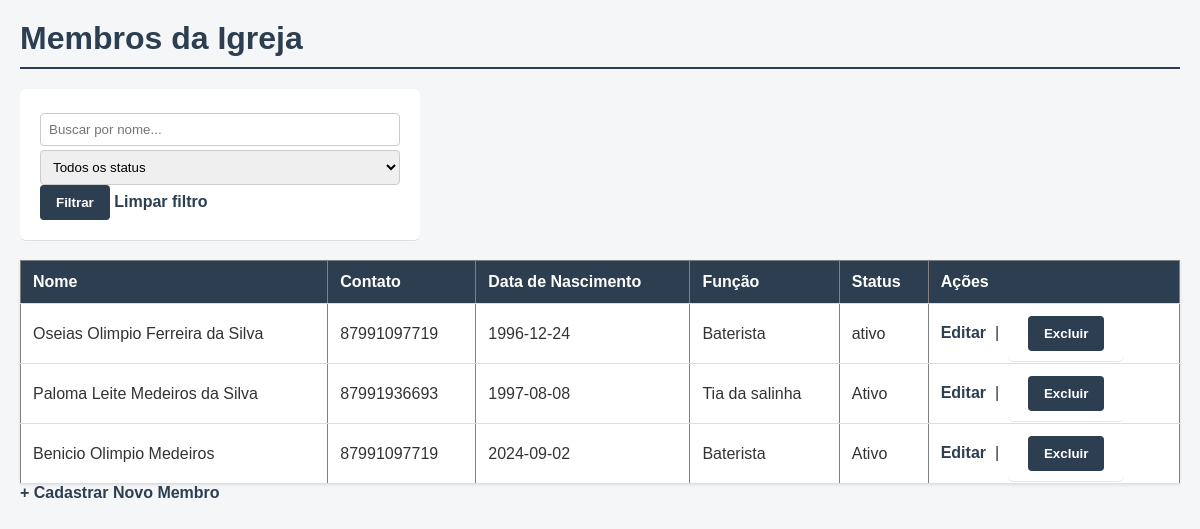
The page /membros/visualizar on the database its author committed.
### models.py (models this page shows)
class Membro(Base):
    __tablename__ = "membros"
    id = Column(Integer, primary_key=True, index=True)
    nome = Column(String, nullable=False)
    contato = Column(String, nullable=True)
    data_nascimento = Column(Date, nullable=False)
    funcao = Column(String, nullable=True)
    status = Column(String, default="ativo")

### main.py (the view)
@app.get("/membros/visualizar", response_class=None)
def visualizar_membros(request: Request, busca:Optional[str] = None, status:Optional[str] = None, db: Session = Depends(get_db)):
    query = db.query(models.Membro)
    if busca:
        query = query.filter(models.Membro.nome.ilike(f'%{busca}%'))
    if status:
        query = query.filter(models.Membro.status.ilike(status))
    membros = query.all()
    return templates.TemplateResponse(
        request,
        "listar.html",
        {"membros": membros, "busca": busca or "", "status_filtro": status or ""}
    )

### templates/listar.html (shortened to what this page needs)
<!doctype html>
<html lang="pt-br">
    <head>
        <link rel="stylesheet" href="/static/style.css">
    </head>
    <body>
        <h1>Membros da Igreja</h1>
        <form action="/membros/visualizar" method="get">
            <input type="text" name="busca" placeholder="Buscar por nome..." value="{{busca}}">
            <select name="status">
                <option value="">Todos os status</option>
            </select>
            <button type="submit">Filtrar</button>
            <a href="/membros/visualizar">Limpar filtro</a>
        </form>
        <table border="1" cellpadding="8">
            <tr>
                <th>Nome</th>
                <th>Contato</th>
                <th>Data de Nascimento</th>
                <th>Função</th>
                <th>Status</th>
                <th>Ações</th>
            </tr>
            {%for membro in membros %}
            <tr>
                <td>{{ membro.nome }}</td>
                <td>{{ membro.contato }}</td>
                <td>{{ membro.data_nascimento }}</td>
                <td>{{ membro.funcao }}</td>
                <td>{{ membro.status }}</td>
                <td>
                   <a href="/membros/{{membro.id}}/editar">Editar</a>
                    &nbsp;|&nbsp;
                    <form
                        action="/membro/{{membro_id}}/excluir"
                        method="post"
                        style="display: inline"
                        onsubmit="return confirm('Tem certeza que deseja excluir {{membro.nome}}?')"
                    >
                        <button type="submit">Excluir</button>
                    </form>
                </td>
            </tr>
            {% endfor %}
        </table>
        <a href="/membros/cadastrar">+ Cadastrar Novo Membro</a>
    </body>
</html>

### static/style.css (style rules this page uses)
* { margin: 0; box-sizing: border-box; }
body { font-family: 'Montserrat', sans-serif; background-color: #f4f6f8; color: #333; margin: 0; padding: 20px; }
h1 { color: #2c3e50; border-bottom: 2px solid #2c3e50; padding-bottom: 10px; }
table { width: 100%; border-collapse: collapse; background-color: #fff; box-shadow: 0 1px 3px rgba(0,0,0,0.1); margin-top: 20px; }
th, td { padding: 12px; text-align: left; border-bottom: 1px solid #ddd; }
th { background-color: #2c3e50; color: #fff; }
a { color:#2c3e50; text-decoration: none; font-weight: bold; }
form { background-color: #fff; padding: 20px; border-radius: 6px; box-shadow: 0 1px rgba(0,0,0,0.1); max-width: 400px; margin-top: 20px; }
input, select { width: 100%; padding: 8px; margin-top: 4px; border: 1px solid #ccc; border-radius: 4px; box-sizing: border-box; }
button { background-color: #2c3e50; color: #fff; border: none; padding: 10px 16px; border-radius: 4px; cursor: pointer; font-weight: bold; }

### rows shown on the page
Membro: nome "Oseias Olimpio Ferreira da Silva", contato "87991097719", data_nascimento "1996-12-24", funcao "Baterista", status "ativo"
Membro: nome "Paloma Leite Medeiros da Silva", contato "87991936693", data_nascimento "1997-08-08", funcao "Tia da salinha", status "Ativo"
Membro: nome "Benicio Olimpio Medeiros", contato "87991097719", data_nascimento "2024-09-02", funcao "Baterista", status "Ativo"
